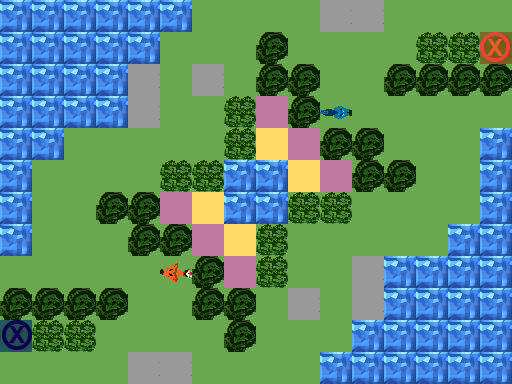

The image is a tile-based game level rendered from a .tmx file. Its description and complete source (layers, tilesets, objects, tile grids) follow:
An orthogonal 16x12 tile map with 32x32 px tiles, 3 tile layers (Ground, Obstacles, Objects), 1 hidden layer not drawn.

<map version="1.0" orientation="orthogonal" renderorder="right-down" width="16" height="12" tilewidth="32" tileheight="32" nextobjectid="1">
 <tileset firstgid="1" name="TilesetPlaceholder" tilewidth="32" tileheight="32" tilecount="240" columns="10">
  <image source="../../Tileset.png" width="320" height="768" />
 </tileset>
 <layer name="Ground" width="16" height="12">
  <data encoding="csv">
5,5,5,5,5,5,1,1,1,1,1,1,1,1,1,1,
5,5,5,5,5,1,1,1,1,1,1,1,1,1,1,1,
5,5,5,5,1,1,1,1,1,1,1,1,1,1,1,1,
5,5,5,5,1,1,1,1,1,1,1,1,1,1,1,1,
5,5,1,1,1,1,1,1,1,1,1,1,1,1,1,5,
5,1,1,1,1,1,1,1,1,1,1,1,1,1,1,5,
5,1,1,1,1,1,1,1,1,1,1,1,1,1,1,5,
5,1,1,1,1,1,1,1,1,1,1,1,1,1,5,5,
1,1,1,1,1,1,1,1,1,1,1,1,5,5,5,5,
1,1,1,1,1,1,1,1,1,1,1,1,5,5,5,5,
1,1,1,1,1,1,1,1,1,1,1,5,5,5,5,5,
1,1,1,1,1,1,1,1,1,1,5,5,5,5,5,5
</data>
 </layer>
 <layer name="Obstacles" width="16" height="12">
  <data encoding="csv">
0,0,0,0,0,0,0,0,0,0,43,43,0,0,0,0,
0,0,0,0,0,0,0,0,42,0,0,0,0,44,44,0,
0,0,0,0,43,0,0,0,42,42,0,0,42,42,42,42,
0,0,0,0,43,0,0,44,3,42,0,0,0,0,0,0,
0,0,0,0,0,0,0,44,2,3,42,42,0,0,0,0,
0,0,0,0,0,44,44,5,5,2,3,42,42,0,0,0,
0,0,0,42,42,3,2,5,5,44,0,0,0,0,0,0,
0,0,0,0,42,42,3,2,44,0,0,0,0,0,0,0,
0,0,0,0,0,0,42,3,44,0,0,43,0,0,0,0,
42,42,42,42,0,0,42,42,0,43,0,43,0,0,0,0,
0,44,44,0,0,0,0,42,0,0,0,0,0,0,0,0,
0,0,0,0,43,43,0,0,0,0,0,0,0,0,0,0
</data>
 </layer>
 <layer name="Objects" width="16" height="12">
  <data encoding="csv">
0,0,0,0,0,0,0,0,0,0,0,0,0,0,0,0,
0,0,0,0,0,0,0,0,0,0,0,0,0,0,0,181,
0,0,0,0,0,0,43,0,0,0,0,0,0,0,0,0,
0,0,0,0,0,0,0,0,0,0,2684354752,0,0,0,0,0,
0,0,0,0,0,0,0,0,0,0,0,0,0,0,0,0,
0,0,0,0,0,0,0,0,0,0,0,0,0,0,0,0,
0,0,0,0,0,0,0,0,0,0,44,0,0,0,0,0,
0,0,0,0,0,0,0,0,0,0,0,0,0,0,0,0,
0,0,0,0,0,1610612927,0,0,0,0,0,0,0,0,0,0,
0,0,0,0,0,0,0,0,0,0,0,0,0,0,0,0,
182,0,0,0,0,0,0,0,0,0,0,0,0,0,0,0,
0,0,0,0,0,0,0,0,0,0,0,0,0,0,0,0
</data>
 </layer>
 <layer name="Solution" width="16" height="12" visible="0">
  <data encoding="csv">
0,0,0,0,0,0,0,222,222,222,0,0,222,222,222,222,
0,0,0,0,0,222,222,222,0,222,222,222,222,0,0,0,
0,0,0,0,0,222,0,0,0,0,0,0,0,0,0,0,
0,0,0,0,0,222,0,0,0,0,0,231,232,232,0,0,
0,0,0,0,222,222,0,0,0,0,0,0,0,232,0,0,
0,0,222,222,222,0,0,0,0,0,0,0,0,232,0,0,
0,0,222,0,0,0,0,0,0,0,0,232,232,232,0,0,
0,0,222,0,0,0,0,0,0,0,233,232,0,0,0,0,
0,0,222,222,221,0,0,0,0,0,233,0,0,0,0,0,
0,0,0,0,0,0,0,0,0,0,233,0,0,0,0,0,
0,0,0,232,232,232,232,0,233,233,233,0,0,0,0,0,
233,233,233,232,0,0,233,233,233,0,0,0,0,0,0,0
</data>
 </layer>
</map>
